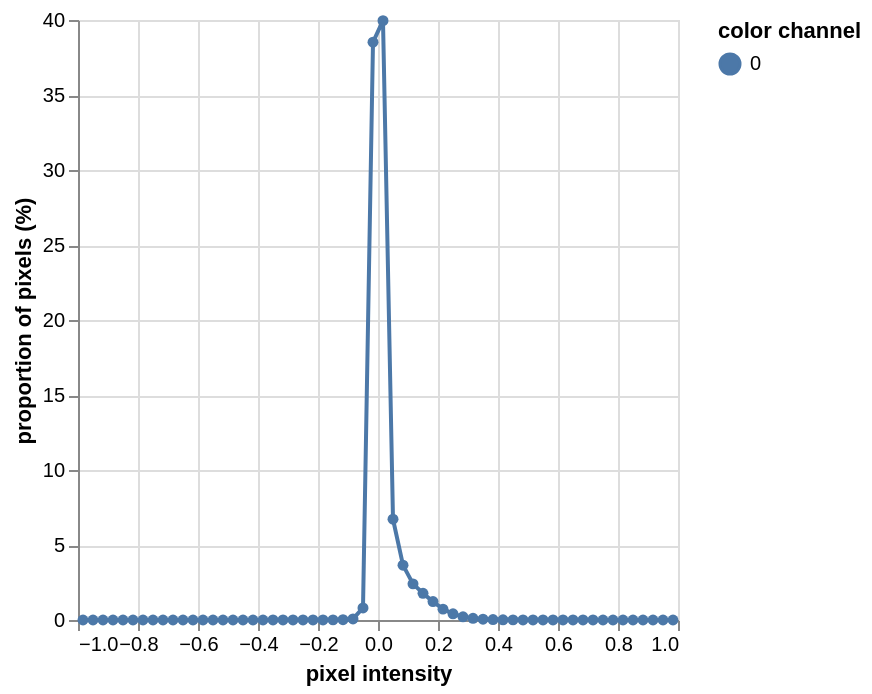

Write notebook code for a chart like this one.
### Markdown cell above
## 5. Threshold & create a canopy mask using the chosen index (BGI)

### Code cell
pcv.plot_image(bgi.array_data, cmap="viridis")
_ = pcv.visualize.histogram(img=bgi.array_data, bins=60)

### Figure 1 — Vega-Lite specification as saved in the notebook (floating-point values rounded to 4 significant figures)
{"config": {"view": {"continuousWidth": 300, "continuousHeight": 300}}, "data": {"name": "data-b5bdb7ae396ef60817da890ce1310f85"}, "mark": {"type": "line", "point": true}, "encoding": {"color": {"field": "color channel", "type": "nominal"}, "tooltip": [{"field": "pixel intensity", "type": "quantitative"}, {"field": "proportion of pixels (%)", "type": "quantitative"}], "x": {"field": "pixel intensity", "type": "quantitative"}, "y": {"field": "proportion of pixels (%)", "type": "quantitative"}}, "$schema": "https://vega.github.io/schema/vega-lite/v5.20.1.json", "datasets": {"data-b5bdb7ae396ef60817da890ce1310f85": [{"pixel intensity": -0.9833, "proportion of pixels (%)": 1.377e-05, "hist_count": 1, "color channel": "0"}, {"pixel intensity": -0.95, "proportion of pixels (%)": 0.0, "hist_count": 0, "color channel": "0"}, {"pixel intensity": -0.9167, "proportion of pixels (%)": 0.0, "hist_count": 0, "color channel": "0"}, {"pixel intensity": -0.8833, "proportion of pixels (%)": 0.0, "hist_count": 0, "color channel": "0"}, {"pixel intensity": -0.85, "proportion of pixels (%)": 0.0, "hist_count": 0, "color channel": "0"}, {"pixel intensity": -0.8167, "proportion of pixels (%)": 0.0, "hist_count": 0, "color channel": "0"}, {"pixel intensity": -0.7833, "proportion of pixels (%)": 0.0, "hist_count": 0, "color channel": "0"}, {"pixel intensity": -0.75, "proportion of pixels (%)": 0.0, "hist_count": 0, "color channel": "0"}, {"pixel intensity": -0.7167, "proportion of pixels (%)": 0.0, "hist_count": 0, "color channel": "0"}, {"pixel intensity": -0.6833, "proportion of pixels (%)": 0.0, "hist_count": 0, "color channel": "0"}, {"pixel intensity": -0.65, "proportion of pixels (%)": 0.0, "hist_count": 0, "color channel": "0"}, {"pixel intensity": -0.6167, "proportion of pixels (%)": 0.0, "hist_count": 0, "color channel": "0"}, {"pixel intensity": -0.5833, "proportion of pixels (%)": 0.0, "hist_count": 0, "color channel": "0"}, {"pixel intensity": -0.55, "proportion of pixels (%)": 0.0, "hist_count": 0, "color channel": "0"}, {"pixel intensity": -0.5167, "proportion of pixels (%)": 1.377e-05, "hist_count": 1, "color channel": "0"}, {"pixel intensity": -0.4833, "proportion of pixels (%)": 1.377e-05, "hist_count": 1, "color channel": "0"}, {"pixel intensity": -0.45, "proportion of pixels (%)": 0.0001102, "hist_count": 8, "color channel": "0"}, {"pixel intensity": -0.4167, "proportion of pixels (%)": 5.508e-05, "hist_count": 4, "color channel": "0"}, {"pixel intensity": -0.3833, "proportion of pixels (%)": 8.263e-05, "hist_count": 6, "color channel": "0"}, {"pixel intensity": -0.35, "proportion of pixels (%)": 0.0002892, "hist_count": 21, "color channel": "0"}, {"pixel intensity": -0.3167, "proportion of pixels (%)": 0.0004958, "hist_count": 36, "color channel": "0"}, {"pixel intensity": -0.2833, "proportion of pixels (%)": 0.001184, "hist_count": 86, "color channel": "0"}, {"pixel intensity": -0.25, "proportion of pixels (%)": 0.002369, "hist_count": 172, "color channel": "0"}, {"pixel intensity": -0.2167, "proportion of pixels (%)": 0.003484, "hist_count": 253, "color channel": "0"}, {"pixel intensity": -0.1833, "proportion of pixels (%)": 0.004847, "hist_count": 352, "color channel": "0"}, {"pixel intensity": -0.15, "proportion of pixels (%)": 0.008249, "hist_count": 599, "color channel": "0"}, {"pixel intensity": -0.1167, "proportion of pixels (%)": 0.01756, "hist_count": 1275, "color channel": "0"}, {"pixel intensity": -0.08333, "proportion of pixels (%)": 0.07133, "hist_count": 5180, "color channel": "0"}, {"pixel intensity": -0.05, "proportion of pixels (%)": 0.802, "hist_count": 58238, "color channel": "0"}, {"pixel intensity": -0.01667, "proportion of pixels (%)": 38.52, "hist_count": 2797300, "color channel": "0"}, {"pixel intensity": 0.01667, "proportion of pixels (%)": 39.95, "hist_count": 2901161, "color channel": "0"}, {"pixel intensity": 0.05, "proportion of pixels (%)": 6.722, "hist_count": 488097, "color channel": "0"}, {"pixel intensity": 0.08333, "proportion of pixels (%)": 3.655, "hist_count": 265411, "color channel": "0"}, {"pixel intensity": 0.1167, "proportion of pixels (%)": 2.409, "hist_count": 174961, "color channel": "0"}, {"pixel intensity": 0.15, "proportion of pixels (%)": 1.779, "hist_count": 129150, "color channel": "0"}, {"pixel intensity": 0.1833, "proportion of pixels (%)": 1.229, "hist_count": 89251, "color channel": "0"}, {"pixel intensity": 0.2167, "proportion of pixels (%)": 0.7248, "hist_count": 52631, "color channel": "0"}, {"pixel intensity": 0.25, "proportion of pixels (%)": 0.416, "hist_count": 30205, "color channel": "0"}, {"pixel intensity": 0.2833, "proportion of pixels (%)": 0.214, "hist_count": 15538, "color channel": "0"}, {"pixel intensity": 0.3167, "proportion of pixels (%)": 0.1111, "hist_count": 8070, "color channel": "0"}, {"pixel intensity": 0.35, "proportion of pixels (%)": 0.05109, "hist_count": 3710, "color channel": "0"}, {"pixel intensity": 0.3833, "proportion of pixels (%)": 0.03013, "hist_count": 2188, "color channel": "0"}, {"pixel intensity": 0.4167, "proportion of pixels (%)": 0.01511, "hist_count": 1097, "color channel": "0"}, {"pixel intensity": 0.45, "proportion of pixels (%)": 0.008442, "hist_count": 613, "color channel": "0"}, {"pixel intensity": 0.4833, "proportion of pixels (%)": 0.004971, "hist_count": 361, "color channel": "0"}, {"pixel intensity": 0.5167, "proportion of pixels (%)": 0.002493, "hist_count": 181, "color channel": "0"}, {"pixel intensity": 0.55, "proportion of pixels (%)": 0.001584, "hist_count": 115, "color channel": "0"}, {"pixel intensity": 0.5833, "proportion of pixels (%)": 0.001074, "hist_count": 78, "color channel": "0"}, {"pixel intensity": 0.6167, "proportion of pixels (%)": 0.0005922, "hist_count": 43, "color channel": "0"}, {"pixel intensity": 0.65, "proportion of pixels (%)": 0.000303, "hist_count": 22, "color channel": "0"}, {"pixel intensity": 0.6833, "proportion of pixels (%)": 0.0002479, "hist_count": 18, "color channel": "0"}, {"pixel intensity": 0.7167, "proportion of pixels (%)": 0.0002341, "hist_count": 17, "color channel": "0"}, {"pixel intensity": 0.75, "proportion of pixels (%)": 8.263e-05, "hist_count": 6, "color channel": "0"}, {"pixel intensity": 0.7833, "proportion of pixels (%)": 6.886e-05, "hist_count": 5, "color channel": "0"}, {"pixel intensity": 0.8167, "proportion of pixels (%)": 1.377e-05, "hist_count": 1, "color channel": "0"}, {"pixel intensity": 0.85, "proportion of pixels (%)": 0.0001239, "hist_count": 9, "color channel": "0"}, {"pixel intensity": 0.8833, "proportion of pixels (%)": 1.377e-05, "hist_count": 1, "color channel": "0"}, {"pixel intensity": 0.9167, "proportion of pixels (%)": 1.377e-05, "hist_count": 1, "color channel": "0"}, {"pixel intensity": 0.95, "proportion of pixels (%)": 2.754e-05, "hist_count": 2, "color channel": "0"}, {"pixel intensity": 0.9833, "proportion of pixels (%)": 1.377e-05, "hist_count": 1, "color channel": "0"}]}}
